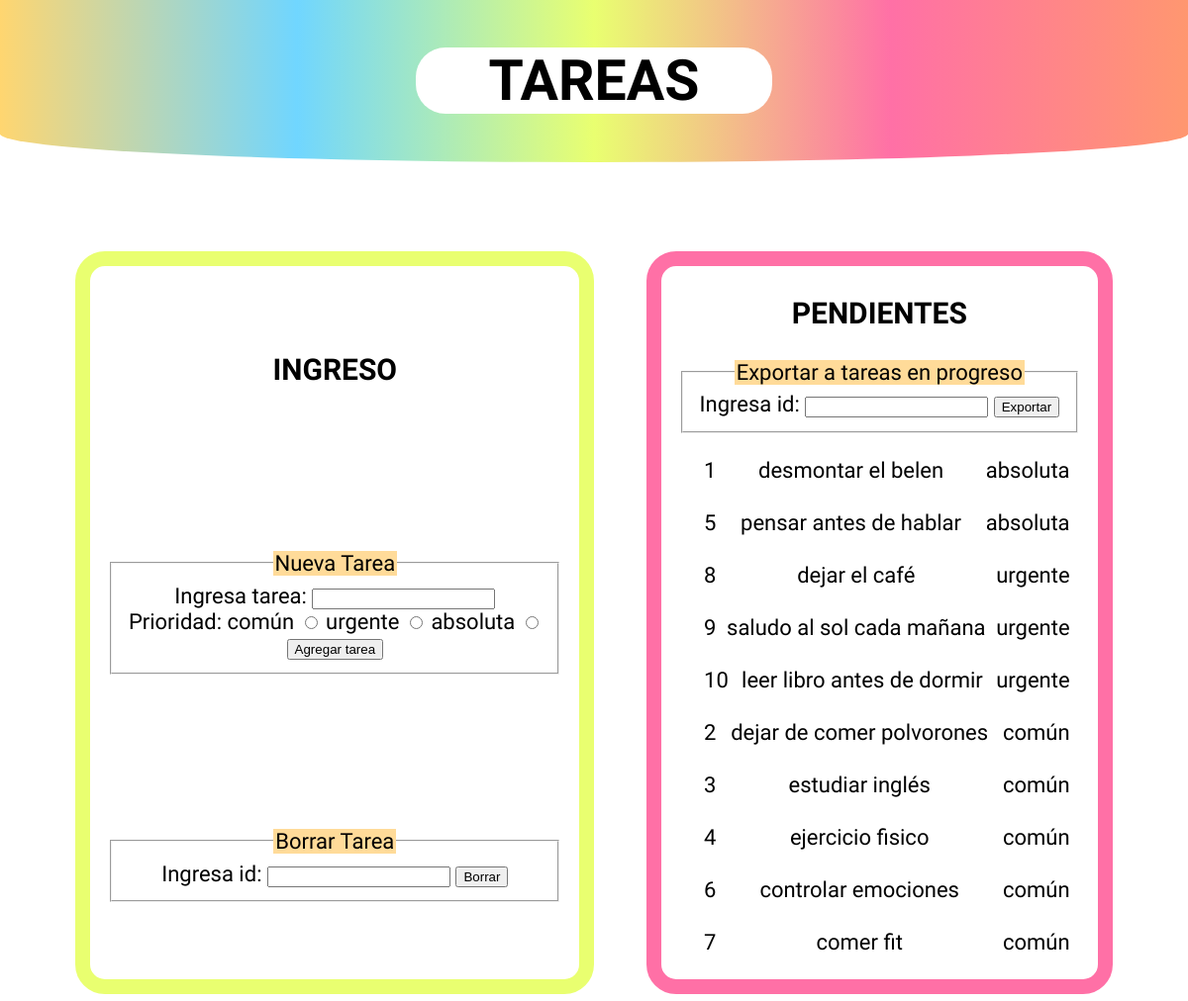
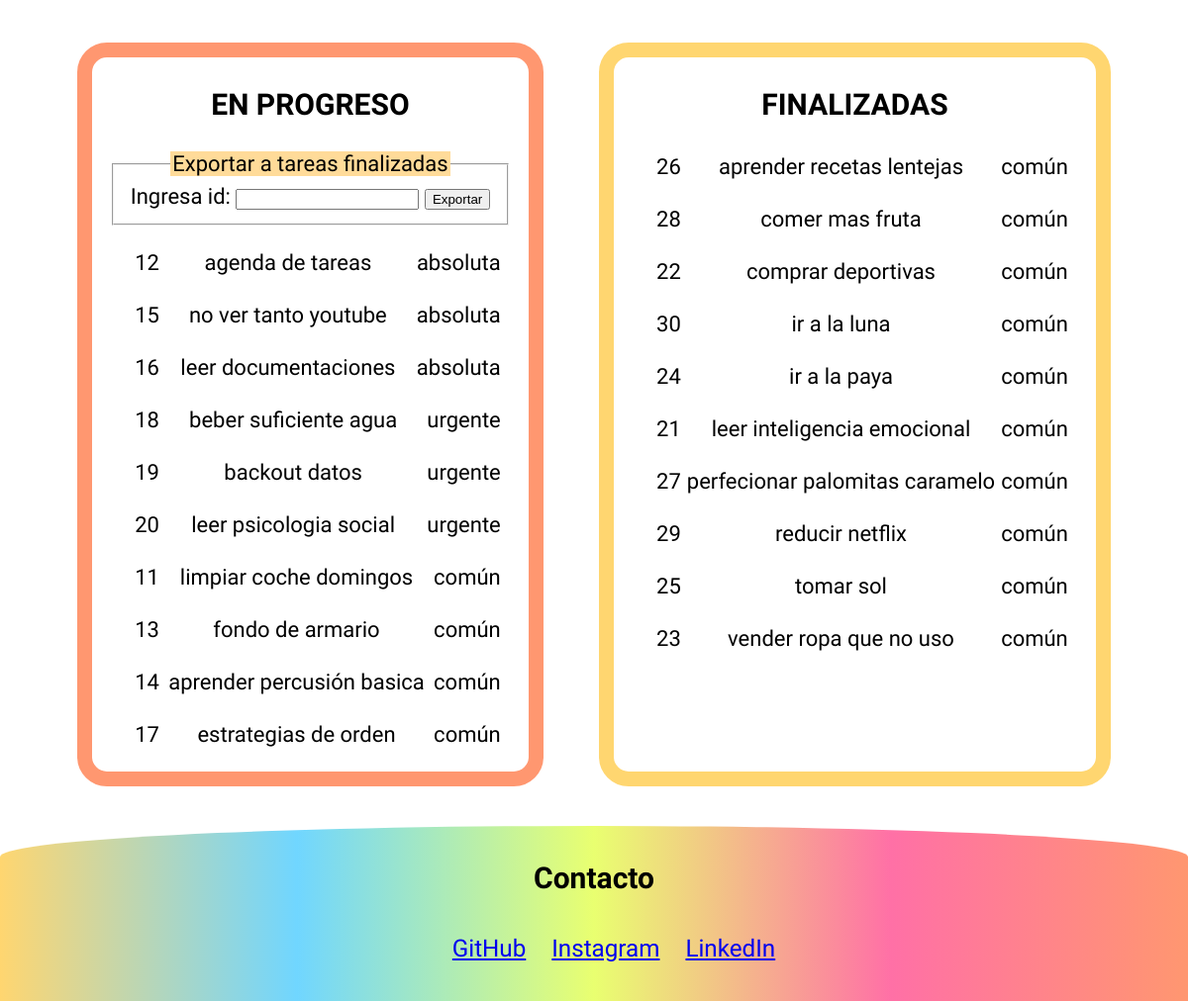
The page / on the database its author committed (2 pictures, top to bottom).
### tables this page shows
CREATE TABLE `tareas`(
    `id` BIGINT AUTO_INCREMENT PRIMARY KEY,
    `tarea` VARCHAR(255) NOT NULL,
    `fhalta` TIMESTAMP DEFAULT CURRENT_TIMESTAMP ON UPDATE CURRENT_TIMESTAMP,
    `estado` CHAR(10) NOT NULL DEFAULT 'pendiente',
    `prioridad` CHAR(10) NOT NULL DEFAULT 'común',
    `borrado` CHAR(1) NOT NULL DEFAULT 1
);

### src/index.php (the view, shortened to what this page needs)
<!DOCTYPE html>
<html lang="es">
   <head>
      <link rel="stylesheet" href="css/styles.css">
   </head>
   <body>
      <?php
         $servidor = "localhost";
         $user = "root";
         $password = null;
         $database = "agendatareas";
         $db = new mysqli($servidor,$user, $password,$database);
      ?>
      <header class="headerindex"><h1> TAREAS </h1></header>
      <main class="mainindex">
         <section class="boxtareas tareaIngres">
            <h3>INGRESO</h3>
            <form method="post" action="ingresoTarea.php" enctype="application/x-www-form-urlencoded">
               <fieldset>
                  <legend> Nueva Tarea </legend>
                  <div><label> Ingresa tarea: <input type="text" name="tarea" required></label></div>
                  <label> Prioridad: común <input type=radio name="prioridad[]" value="comun" required></label>
                  <label>  urgente <input type=radio name="prioridad[]" value="urgente" required></label>
                  <label> absoluta <input type=radio name="prioridad[]" value="absoluta" required></label>
                  <div><button type="submit"> Agregar tarea </button></div>
               </fieldset>
            </form>
            <form method="post" action="borradoTarea.php" enctype="application/x-www-form-urlencoded" >
               <fieldset>
                  <legend> Borrar Tarea </legend>
                  <div><label> Ingresa id: <input type="number" name="id" required></label>
                  <button type="submit"> Borrar </button></div>
               </fieldset>
            </form>
         </section>
         <section class="boxtareas tareasPend">
            <h3>PENDIENTES</h3>
            <form method="post" action="exportacionEnProgreso.php" enctype="application/x-www-form-urlencoded">
               <fieldset>
                  <legend> Exportar a tareas en progreso </legend>
                  <div><label> Ingresa id: <input type="number" name="idpendiente" required></label>
                  <button type="submit"> Exportar </button></div>
               </fieldset>
            </form>
            <?php
               $sentencia = $db->prepare("SELECT * FROM `tareas` WHERE `estado`=? AND `prioridad`=? AND `borrado`=?");
               $sentencia->bind_param('ssi', $param1, $param2,$param3);
               $sentencia->execute();
               $sentencia->bind_result($id, $tarea,$fhalta,$estado,$prioridad,$borrado);
               while ($sentencia->fetch()){ echo "<ol><li> $id </li><li> $tarea </li><li class=ocultar> $prioridad </li></ol>"; }
               $sentencia->execute();
               while ($sentencia->fetch()){ echo "<ol><li> $id </li><li> $tarea </li><li class=ocultar> $prioridad </li></ol>"; }
               $sentencia->execute();
               while ($sentencia->fetch()){ echo "<ol><li> $id </li><li> $tarea </li><li class=ocultar> $prioridad </li></ol>"; }
            ?>
         </section>
         <section class="boxtareas tareasProg">
            <h3>EN PROGRESO</h3>
            <form method="post" action="exportacionFinalizadas.php" enctype="application/x-www-form-urlencoded">
               <fieldset>
                  <legend> Exportar a tareas finalizadas </legend>
                  <div><label> Ingresa id: <input type="number" name="idenprogreso" required></label>
                  <button type="submit"> Exportar </button></div>
               </fieldset>
            </form>
            <?php
               $param1="enprogreso";
               $sentencia->execute();
               while ($sentencia->fetch()){ echo "<ol><li> $id </li><li> $tarea </li><li class=ocultar> $prioridad </li></ol>"; }
               $sentencia->execute();
               while ($sentencia->fetch()){ echo "<ol><li> $id </li><li> $tarea </li><li class=ocultar> $prioridad </li></ol>"; }
               $param2="comun";
               $sentencia->execute();
               while ($sentencia->fetch()){ echo "<ol><li> $id </li><li> $tarea </li><li class=ocultar> $prioridad </li></ol>"; }
            ?>
         </section>
         <section class="boxtareas tareasFin">
            <h3>FINALIZADAS</h3>
            <?php
               $sentencia = $db->prepare("SELECT * FROM `tareas` WHERE `estado`=? AND `borrado`=? ORDER BY `tarea`");
               $sentencia->bind_param('si', $param1, $param2);
               $sentencia-> execute();
               $sentencia->bind_result($id, $tarea,$fhalta,$estado,$prioridad,$borrado);
               while ($sentencia->fetch()){ echo "<ol><li> $id </li><li> $tarea </li><li class=ocultar> $prioridad </li></ol>"; }
            ?>
         </section>
      </main>
      <footer class="footerindex">
         <section>
            <h3>Contacto</h3>
            <ul class="iconos">
               <li><a href="#" > GitHub </a></li>
               <li><a href="#" > Instagram </a></li>
               <li>
                  <a href="https://www.linkedin.com/in/mois%C3%A9s-mu%C3%B1oz-aranda-5353b3221/"> LinkedIn </a>
               </li>
            </ul>
         </section>
      </footer>
   </body>
</html>

### src/css/styles.css (style rules this page uses)
:root { --orange-yellow-crayola: #ffd670ff; --baby-blue: #70d6ffff; --mindaro: #e9ff70ff; --french-pink: #ff70a6ff; --light-salmon: #ff9770ff; font-family: 'Ephesis', cursive; font-family: 'Handlee', cursive; font-family: 'Itim', cursive; }
* { font-family: 'Handlee', cursive, Ephesis, cursive, Itim, Cursive serif, sans-serif; list-style:none; }
body { margin: 0; text-align: center; font-size:22px; }
.headerindex { border-radius: 0 0 85% 85% / 30%; display: flex; justify-content: center; padding: 10px; font-size: 1.3em; background: linear-gradient(to right, var(--orange-yellow-crayola),var(--baby-blue),var(--mindaro),var(--french-pink),var(--light-salmon)); }
.headerindex h1 { border-radius:30px; background-color:#ffffff; width: 360px; }
.mainindex { display: flex; flex-wrap: wrap; justify-content: space-around; padding: 40px 50px; }
.boxtareas { border-radius:30px; color:#000000; background-color:#ffffff; border: 2px solid black; margin-top: 50px;; }
.boxtareas ol { display:flex; justify-content: space-between; margin-right: 25px; }
.boxtareas li { margin: 3px; }
h3 { font-size:30px; color:rgb(0, 0, 0); }
.footerindex { border-radius: 85% 85% 0 0 / 30%; padding: 5px; font-size: 1.1em; background: linear-gradient(to right, var(--orange-yellow-crayola),var(--baby-blue),var(--mindaro),var(--french-pink),var(--light-salmon)); }
.iconos { list-style: none; }
.iconos li { display:inline-block; margin: 10px; }
legend { background-color:rgba(255, 165, 0,0.4); }
fieldset { margin:20px; }
.tareaIngres { display: flex; flex-direction: column; justify-content: space-around; border: 15px solid var(--mindaro); }
.tareasPend { border: 15px solid var(--french-pink); }
.tareasProg { border: 15px solid var(--light-salmon); }
.tareasFin { border: 15px solid var(--orange-yellow-crayola); }

### rows shown on the page
tareas: id "1", tarea "desmontar el belen", prioridad "absoluta"
tareas: id "5", tarea "pensar antes de hablar", prioridad "absoluta"
tareas: id "8", tarea "dejar el café", prioridad "urgente"
tareas: id "9", tarea "saludo al sol cada mañana", prioridad "urgente"
tareas: id "10", tarea "leer libro antes de dormir", prioridad "urgente"
tareas: id "2", tarea "dejar de comer polvorones", prioridad "común"
tareas: id "3", tarea "estudiar inglés", prioridad "común"
tareas: id "4", tarea "ejercicio fisico", prioridad "común"
tareas: id "6", tarea "controlar emociones", prioridad "común"
tareas: id "7", tarea "comer fit", prioridad "común"
tareas: id "12", tarea "agenda de tareas", prioridad "absoluta"
tareas: id "15", tarea "no ver tanto youtube", prioridad "absoluta"
tareas: id "16", tarea "leer documentaciones", prioridad "absoluta"
tareas: id "18", tarea "beber suficiente agua", prioridad "urgente"
tareas: id "19", tarea "backout datos", prioridad "urgente"
tareas: id "20", tarea "leer psicologia social", prioridad "urgente"
tareas: id "11", tarea "limpiar coche domingos", prioridad "común"
tareas: id "13", tarea "fondo de armario", prioridad "común"
tareas: id "14", tarea "aprender percusión basica", prioridad "común"
tareas: id "17", tarea "estrategias de orden", prioridad "común"
tareas: id "26", tarea "aprender recetas lentejas", prioridad "común"
tareas: id "28", tarea "comer mas fruta", prioridad "común"
tareas: id "22", tarea "comprar deportivas", prioridad "común"
tareas: id "30", tarea "ir a la luna", prioridad "común"
tareas: id "24", tarea "ir a la paya", prioridad "común"
tareas: id "21", tarea "leer inteligencia emocional", prioridad "común"
tareas: id "27", tarea "perfecionar palomitas caramelo", prioridad "común"
tareas: id "29", tarea "reducir netflix", prioridad "común"
tareas: id "25", tarea "tomar sol", prioridad "común"
tareas: id "23", tarea "vender ropa que no uso", prioridad "común"
